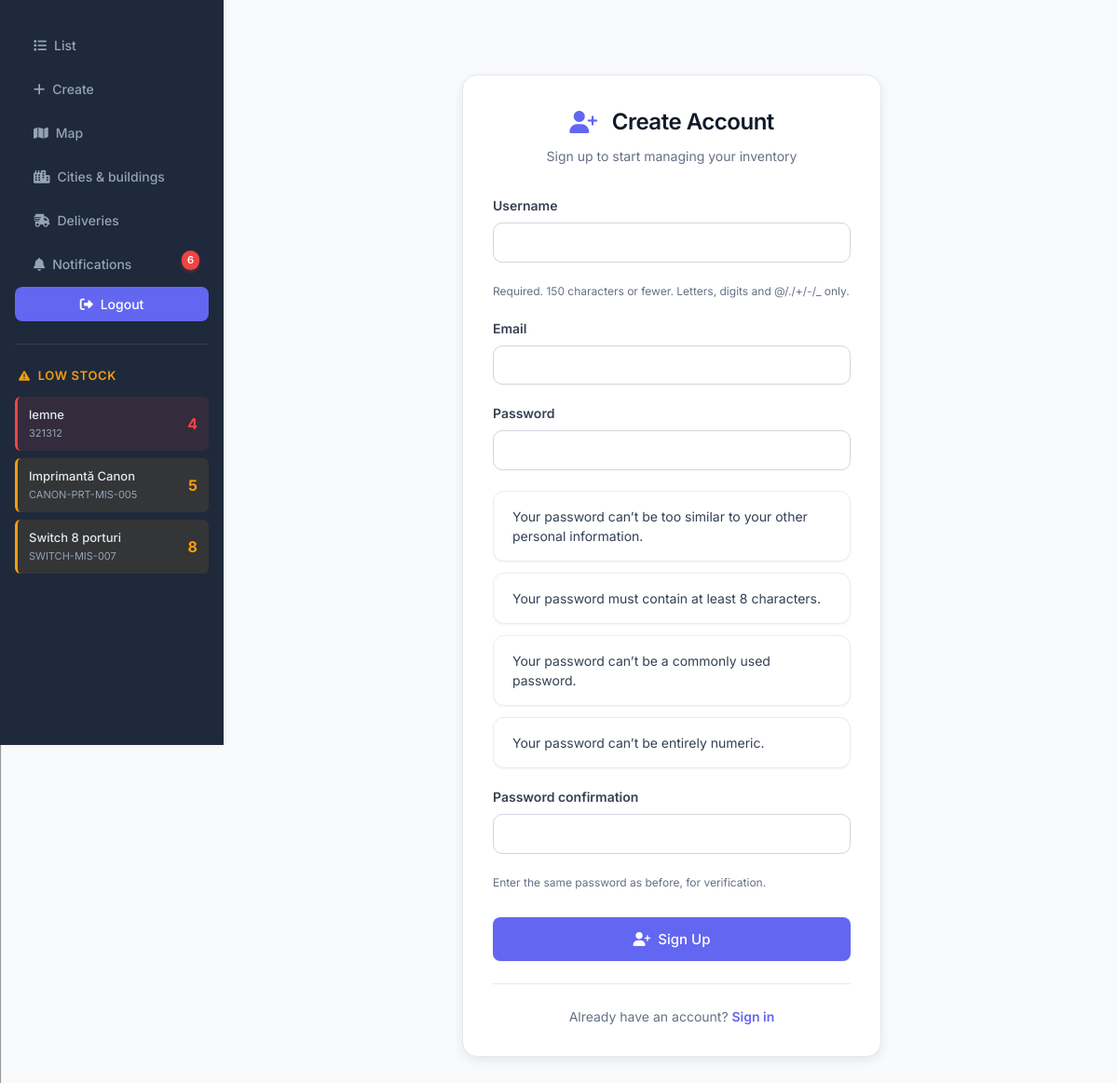
Page /register/ (signed in) on the committed database.
### app/models.py (models this page shows, shortened)
class Item(models.Model):
    owner = models.ForeignKey(get_user_model(), on_delete=models.CASCADE, related_name="items")
    name = models.CharField(max_length=100)
    sku = models.CharField(max_length=100)
    quantity = models.IntegerField(default=0)
    city = models.CharField(max_length=100, blank=True, default="")
    building = models.CharField(max_length=100, blank=True, default="")
    address = models.CharField(max_length=255, blank=True, default="")
    lat = models.DecimalField(max_digits=9, decimal_places=6, null=True, blank=True)
    lng = models.DecimalField(max_digits=9, decimal_places=6, null=True, blank=True)
    building_ref = models.ForeignKey(
        Building, on_delete=models.PROTECT, related_name="items",
        null=True, blank=True
    )
    created_at = models.DateTimeField(auto_now_add=True)
    class Meta:
        constraints = [
            models.UniqueConstraint(fields=["owner", "sku"], name="uniq_owner_sku")
        ]
        indexes = [
            models.Index(fields=["owner", "sku"]),
            models.Index(fields=["city"]),
        ]
        ordering = ["-created_at"]

### app/views.py (the view)
# urls.py: path("register/", register, name="register"),
def register(request):
    if request.method == "POST":
        form = UserRegisterForm(request.POST)
        if form.is_valid():
            form.save()
            username = form.cleaned_data.get("username")
            messages.success(request, f"Account created for {username}! You can now log in.")
            return redirect("login")
    else:
        form = UserRegisterForm()
    return render(request, "app/register.html", {"form": form})

### app/forms.py (shortened to what this page needs)
class UserRegisterForm(UserCreationForm):
    email = forms.EmailField(required=True)
    class Meta:
        model = get_user_model()
        fields = ["username", "email", "password1", "password2"]

### app/context_processors.py (called while the page is built)
def low_stock_items(request):
    if request.user.is_authenticated:
        items = Item.objects.filter(
            owner=request.user,
            quantity__lt=10
        ).order_by('quantity')[:10]  # Limit to 10 items
        return {'low_stock_items': items}
    return {'low_stock_items': []}

def unread_notifications(request):
    if request.user.is_authenticated:
        unread_count = Notification.objects.filter(
            user=request.user,
            is_read=False
        ).count()
        recent_notifications = Notification.objects.filter(
            user=request.user,
            is_read=False
        ).order_by('-created_at')[:5]  # Last 5 unread
        return {
            'unread_notifications_count': unread_count,
            'recent_notifications': recent_notifications,
        }
    return {
        'unread_notifications_count': 0,
        'recent_notifications': [],
    }

### app/templates/app/register.html (shortened to what this page needs)
{% extends 'base.html' %}
{% block content %}
<div style="max-width: 450px; margin: 3rem auto; padding: 2rem; background: white; border-radius: 16px; box-shadow: 0 4px 12px rgba(0,0,0,0.08); border: 1px solid #e5e7eb;">
  <h2 style="text-align: center; color: #101828; margin-bottom: 0.5rem; display: flex; align-items: center; justify-content: center; gap: 0.5rem;">
    <i class="fas fa-user-plus" style="color: #6366f1;"></i>
    Create Account
  </h2>
  <p style="text-align: center; color: #667085; font-size: 14px; margin-bottom: 2rem;">
    Sign up to start managing your inventory
  </p>
  <form method="post">
    {% for field in form %}
      <div style="margin-bottom: 1.25rem;">
        <label for="{{ field.id_for_label }}" style="display: block; font-weight: 600; color: #374151; margin-bottom: 0.5rem; font-size: 14px;">
          {{ field.label }}
        </label>
        {{ field }}
        {% if field.help_text %}
          <p style="color: #667085; font-size: 12px; margin-top: 0.5rem;">{{ field.help_text }}</p>
        {% endif %}
      </div>
    {% endfor %}
    <button type="submit" class="btn" style="width: 100%; justify-content: center; padding: 0.875rem; font-size: 15px; margin-top: 0.5rem;">
      <i class="fas fa-user-plus"></i> Sign Up
    </button>
  </form>
  <div style="margin-top: 1.5rem; text-align: center; padding-top: 1.5rem; border-top: 1px solid #e5e7eb;">
    <p style="color: #667085; font-size: 14px; margin: 0;">
      Already have an account?
      <a href="{% url 'login' %}" style="color: #6366f1; font-weight: 600; text-decoration: none;">
        Sign in
      </a>
    </p>
  </div>
</div>
{% endblock %}

### app/templates/base.html (shortened to what this page needs)
{% load static %}
<!DOCTYPE html>
<html>
<head>
  <link rel="stylesheet" href="{% static 'app/css/styles.css' %}">
  <link rel="stylesheet" href="https://cdnjs.cloudflare.com/ajax/libs/font-awesome/6.5.1/css/all.min.css">
</head>
<body>
  <nav>
    <a href="{% url 'item-list' %}"><i class="fas fa-list"></i> List</a>
    <a href="{% url 'item-create' %}"><i class="fas fa-plus"></i> Create</a>
    <a href="{% url 'map'%}"><i class="fas fa-map"></i> Map </a>
    {% if user.is_staff %}
        <a href="{% url 'admin-inventory' %}"><i class="fas fa-city"></i>Cities & buildings</a>
    {% endif %}
    <a href="{% url 'delivery-list' %}" class="nav-link {% if request.resolver_match.url_name == 'delivery-list' %}active{% endif %}">
      <i class="fas fa-shipping-fast"></i>
      Deliveries
    </a>
    {% if user.is_authenticated %}
    <a href="{% url 'notification-list' %}" class="nav-link {% if request.resolver_match.url_name == 'notification-list' %}active{% endif %}" style="position: relative;">
      <i class="fas fa-bell"></i>
      Notifications
      {% if unread_notifications_count > 0 %}
      <span class="notification-badge">{{ unread_notifications_count }}</span>
      {% endif %}
    </a>
    {% endif %}
    {% if user.is_authenticated %}
      <form method="post" action="{% url 'logout' %}">
        <button type="submit"><i class="fas fa-sign-out-alt"></i> Logout</button>
      </form>
      {% if low_stock_items %}
      <div class="low-stock-section">
        <h3><i class="fas fa-exclamation-triangle"></i> Low Stock</h3>
        <div class="low-stock-table">
          {% for item in low_stock_items %}
          <div class="low-stock-item {% if item.quantity < 5 %}critical{% elif item.quantity < 10 %}warning{% endif %}">
            <div class="item-info">
              <span class="item-name">{{ item.name }}</span>
              <span class="item-sku">{{ item.sku }}</span>
            </div>
            <span class="item-quantity">{{ item.quantity }}</span>
          </div>
          {% endfor %}
        </div>
      </div>
      {% endif %}
    {% else %}
      <a href="{% url 'login' %}"><i class="fas fa-sign-in-alt"></i> Login</a>
    {% endif %}
  </nav>
  <div class="container">
    {% block content %}{% endblock %}
  </div>
</body>
</html>

### app/static/app/css/styles.css (style rules this page uses)
* { margin: 0; padding: 0; box-sizing: border-box; }
body { font-family: 'Inter', -apple-system, BlinkMacSystemFont, 'Segoe UI', sans-serif; line-height: 1.5; color: #344054; background-color: #f9fafb; display: flex; font-size: 14px; font-weight: 400; }
nav { background: #1e293b; width: 240px; height: 100vh; position: fixed; left: 0; top: 0; padding: 1.5rem 0; box-shadow: 2px 0 8px rgba(0,0,0,0.05); }
nav a { color: #94a3b8; text-decoration: none; padding: 0.75rem 1.25rem; margin: 0.125rem 1rem; border-radius: 8px; transition: all 0.2s; display: flex; align-items: center; font-size: 14px; font-weight: 500; }
nav form { margin: 0.125rem 1rem; }
nav button { background-color: transparent; color: #94a3b8; border: none; padding: 0.75rem 1.25rem; border-radius: 8px; cursor: pointer; transition: all 0.2s; width: 100%; text-align: left; font-size: 14px; font-weight: 500; display: flex; align-items: center; font-family: 'Inter', sans-serif; }
.low-stock-section { margin: 1.5rem 1rem 0 1rem; padding-top: 1.5rem; border-top: 1px solid #334155; }
.low-stock-section h3 { color: #f59e0b; font-size: 13px; font-weight: 600; margin-bottom: 0.75rem; padding: 0 0.25rem; display: flex; align-items: center; text-transform: uppercase; letter-spacing: 0.05em; }
.low-stock-section h3 i { margin-right: 0.5rem; font-size: 12px; }
.low-stock-table { display: flex; flex-direction: column; gap: 0.5rem; max-height: 300px; overflow-y: auto; }
.low-stock-item { background-color: #334155; padding: 0.625rem 0.75rem; border-radius: 6px; display: flex; justify-content: space-between; align-items: center; transition: all 0.2s; border-left: 3px solid transparent; }
.low-stock-item.warning { border-left-color: #f59e0b; background-color: rgba(245, 158, 11, 0.1); }
.low-stock-item.critical { border-left-color: #ef4444; background-color: rgba(239, 68, 68, 0.1); }
.item-info { display: flex; flex-direction: column; gap: 0.125rem; flex: 1; min-width: 0; }
.item-name { color: #e2e8f0; font-size: 13px; font-weight: 500; white-space: nowrap; overflow: hidden; text-overflow: ellipsis; }
.item-sku { color: #94a3b8; font-size: 11px; font-weight: 400; }
.item-quantity { color: #f59e0b; font-size: 16px; font-weight: 700; min-width: 30px; text-align: right; }
.low-stock-item.critical .item-quantity { color: #ef4444; }
.container { margin-left: 240px; padding: 2rem 3rem; width: calc(100% - 240px); }
h2 { color: #101828; font-size: 24px; font-weight: 600; margin-bottom: 1.5rem; letter-spacing: -0.02em; }
input[type="text"], input[type="number"], input[type="password"], select, textarea { width: 100%; padding: 0.625rem 0.875rem; margin-bottom: 0.875rem; border: 1px solid #d0d5dd; border-radius: 8px; font-size: 14px; font-weight: 400; background-color: #ffffff; transition: all 0.2s; font-family: 'Inter', sans-serif; color: #344054; }
input::placeholder { color: #98a2b3; font-weight: 400; }
label { font-weight: 500; color: #344054; margin-bottom: 0.375rem; display: block; font-size: 14px; }
button[type="submit"], .btn { background-color: #6366f1; color: white; padding: 0.625rem 1.25rem; border: none; border-radius: 8px; cursor: pointer; font-size: 14px; font-weight: 500; transition: all 0.2s; font-family: 'Inter', sans-serif; display: inline-flex; align-items: center; justify-content: center; box-shadow: 0 1px 2px rgba(0,0,0,0.05); }
ul { list-style: none; }
ul li { background: white; padding: 1rem 1.25rem; margin-bottom: 0.75rem; border-radius: 12px; box-shadow: 0 1px 2px rgba(0,0,0,0.05); border: 1px solid #eaecf0; transition: all 0.2s; cursor: pointer; }
i.fas, i.far, i.fab, i.fa { margin-right: 0.5rem; vertical-align: middle; }
button i, a i, nav button i, nav a i { margin-right: 0.5rem; }
:root { --card:#fff; --ring:#e5e7eb; --text:#111827; --muted:#6b7280; --accent:#4f46e5; }
.btn { text-decoration:none;display:inline-block;padding:8px 10px;border-radius:10px;border:1px solid var(--ring); background:#111827;color:#fff;font-size:13px; }
.notification-badge { position: absolute; top: 8px; right: 10px; background: #ef4444; color: white; border-radius: 10px; padding: 2px 6px; font-size: 11px; font-weight: 600; min-width: 18px; text-align: center; box-shadow: 0 2px 4px rgba(239, 68, 68, 0.3); }

### app/templates/app/register.html (style rules this page uses)
input[type="text"], input[type="email"], input[type="password"] { width: 100%; padding: 0.75rem 1rem; border: 1px solid #d1d5db; border-radius: 10px; font-size: 14px; transition: border-color 0.2s; }

### rows in the picture
Item: name "lemne", sku "321312", quantity "4"
Item: name "Imprimantă Canon", sku "CANON-PRT-MIS-005", quantity "5"
Item: name "Switch 8 porturi", sku "SWITCH-MIS-007", quantity "8"

### other values in the picture
{{ unread_notifications_count }} "6"
{{ field.label }} "Username" "Email" "Password" "Password confirmation"
{{ field.help_text }} "Required. 150 characters or fewer. Letters, digits and @/./+/-/_ only." "Enter the same password as before, for verification."
